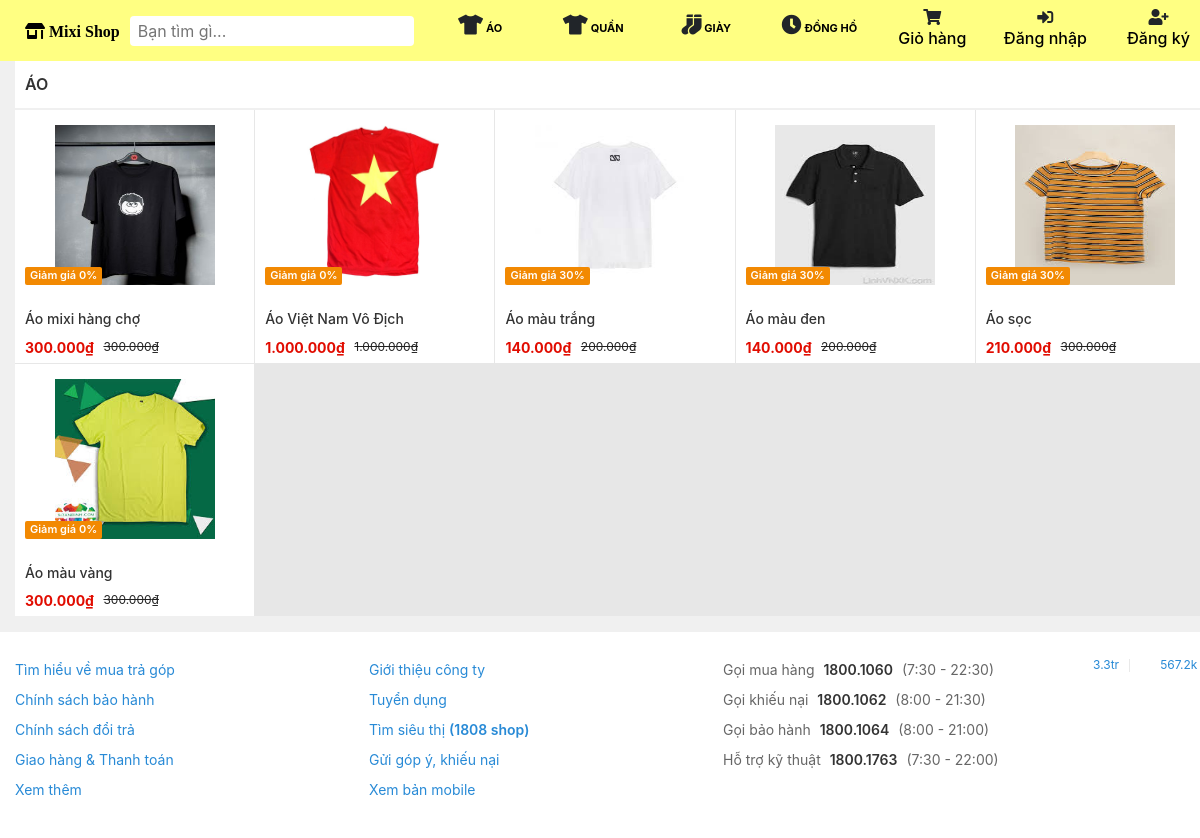
/doanchuyennganh/danh-muc-san-pham.php?id=8, run on the app's committed database.
### tables this page shows
CREATE TABLE `category` (
  `id` int(11) NOT NULL,
  `name` varchar(100) DEFAULT NULL,
  `slug` varchar(100) DEFAULT NULL,
  `images` varchar(100) DEFAULT NULL,
  `banner` varchar(100) DEFAULT NULL,
  `active` tinyint(4) DEFAULT 0,
  `status` tinyint(4) DEFAULT 1,
  `class` varchar(100) NOT NULL,
  `created_at` timestamp NOT NULL DEFAULT current_timestamp(),
  `updated_at` timestamp NOT NULL DEFAULT current_timestamp() ON UPDATE current_timestamp()
);

CREATE TABLE `product` (
  `id` int(11) NOT NULL,
  `name` varchar(100) DEFAULT NULL,
  `slug` varchar(100) DEFAULT NULL,
  `price` int(11) DEFAULT NULL,
  `sale` tinyint(4) DEFAULT 0,
  `thunbar` varchar(100) DEFAULT NULL,
  `category_id` int(11) DEFAULT NULL,
  `pay` int(11) DEFAULT 0,
  `content` text DEFAULT NULL,
  `number` int(11) NOT NULL DEFAULT 0,
  `head` int(11) DEFAULT 0,
  `view` int(11) DEFAULT 0,
  `hot` tinyint(4) DEFAULT 0,
  `created_at` timestamp NULL DEFAULT NULL,
  `updated_at` timestamp NULL DEFAULT NULL ON UPDATE current_timestamp()
);

### doanchuyennganh/lib/funtion.php (called while the page is built, shortened)
<?php
function getInput($string)
{
    return isset($_GET[$string]) ? $_GET[$string] : '';
}
function base_url()
{
    return $url = "http://localhost:8080/cuoiky/";
}
function uploads()
{
    return base_url() . "public/uploads/";
}
function fomatPrice($number)
{
    $number = intval($number);
    return number_format($number, 0, ",", ".");
}
function formatPriceSale($number, $sale)
{
    $number = intval($number);
    $sale = intval($sale);
    $price = $number * (100 - $sale) / 100;
    return fomatPrice($price);
}

### doanchuyennganh/lib/database.php (called while the page is built, shortened)
<?php
class Database
{
    public $link;
    public function __construct()
    {
        $this->link = mysqli_connect("localhost:3306", "root", "", "cuoiky") or die();
        mysqli_set_charset($this->link, "utf8");
    }
    public function fetchsql($sql)
    {
        $result = mysqli_query($this->link, $sql) or die("Lỗi  truy vấn sql " . mysqli_error($this->link));
        $data = [];
        if ($result) {
            while ($num = mysqli_fetch_assoc($result)) {
                $data[] = $num;
            }
        }
        return $data;
    }
    public function fetchID($table, $id)
    {
        $sql = "SELECT * FROM {$table} WHERE id = $id ";
        $result = mysqli_query($this->link, $sql) or die("Lỗi  truy vấn fetchID " . mysqli_error($this->link));
        return mysqli_fetch_assoc($result);
    }
    public function fetchAll($table)
    {
        $sql = "SELECT * FROM {$table} WHERE 1";
        $result = mysqli_query($this->link, $sql) or die("Lỗi Truy Vấn fetchAll " . mysqli_error($this->link));
        $data = [];
        if ($result) {
            while ($num = mysqli_fetch_assoc($result)) {
                $data[] = $num;
            }
        }
        return $data;
    }
}

### doanchuyennganh/autoload/autoload.php (called while the page is built, shortened)
<?php
require_once __DIR__ . "/../lib/database.php";
require_once __DIR__ . "/../lib/funtion.php";
$db = new Database;
$category = $db->fetchAll("category");
$product = $db->fetchAll("product");

### doanchuyennganh/danh-muc-san-pham.php (the view)
    <?php
require_once __DIR__ . "/autoload/autoload.php";
$id = intval(getInput('id'));
$editCategory = $db->fetchID("category", $id);
$sql = "Select * from product where category_id = $id ";
$product = $db->fetchsql($sql);
?>
   <?php require_once __DIR__ . "/layouts/header.php";?>
  <section class="shock-product">
        <div class="container">
            <div class="inner clearfix" >
                <div class="head">
                    <h2 class="head-title"><?php echo $editCategory['name'] ?></h2>
                </div>
                <div class="list-product">
                    <ul>
                        <?php foreach ($product as $item): ?>
                            <li>
                            <div class="item-product">
                                <a href="chi-tiet-san-pham.php?id=<?php echo $item['id'] ?>">
                                    <img src="<?php echo uploads() ?>product/<?php echo $item['thunbar'] ?>" class="product-img hover">
                                    <h3 class="product-title"><?php echo $item['name'] ?></h3>
                                    <div class="product-price">
                                       <strong> <?php echo formatPriceSale($item['price'], $item['sale']) ?>₫</strong>
                                        <span><?php echo fomatPrice($item['price']) ?>₫</span>
                                    </div>
                                    <label for="" class="installment">Giảm giá <?php echo $item['sale'] ?>%</label>
                                </a>
                            </div>
                        </li>
                        <?php endforeach?>
                    </ul>
                </div>
            </div>
        </div>
    </section>
    <?php require_once __DIR__ . "/layouts/footer.php";?>

### doanchuyennganh/layouts/header.php (shortened to what this page needs)
<!DOCTYPE html>
<html lang="en">
<head>
    <link rel="stylesheet" href="https://stackpath.bootstrapcdn.com/bootstrap/4.3.1/css/bootstrap.min.css">
    <link href="https://stackpath.bootstrapcdn.com/font-awesome/4.7.0/css/font-awesome.min.css" rel="stylesheet">
    <link rel="stylesheet" href="public/frontend/assets/sass/main.css">
    <link rel="stylesheet" href="public/frontend/assets/css/dist/assets/owl.carousel.min.css">
    <link rel="stylesheet" href="public/frontend/assets/css/dist/assets/owl.theme.default.min.css">
    <link href="<?php echo base_url() ?>public/admin/vendor/fontawesome-free/css/all.min.css" rel="stylesheet" type="text/css">
</head>
<body>
         <section class="header" style="background-color: rgb(255, 255, 130)">
                <div class="container">
                    <div class="header-search" style="background-color: rgb(255, 255, 130)">
                        <div>
                            <a href="index.php" class="fas fa-store-alt" style="color:black;font-weight:bold"> Mixi Shop</a>
                        </div>
                         <form class="search-input form-group">
                            <input type="text" class="form-input input-search" placeholder="Bạn tìm gì...">
                            <button class="search-button">
                                <i class="search-icon"></i>
                            </button>
                        </form>
                    </div>
                    <nav class="nav">
                        <ul>
                            <?php foreach ($category as $item): ?>
                                <li class="nav-item">
                                <h3 class="nav-item-title" style="padding-top:10px">
                                    <i class="<?php echo $item['class'] ?>" style="font-size:20px"></i>
                                  <a style="color: black; font-weight: bold;" href="danh-muc-san-pham.php?id=<?php echo $item['id'] ?>">
                                    <?php echo $item['name'] ?></a>
                                </h3>
                                </li>
                            <?php endforeach?>
                             <li class="nav-item" style="text-align: center;">
                                <i class="fa fa-shopping-cart"></i>
                                <h6> <a href="gio-hang.php" style="color: black;"> Giỏ hàng</a></h6>
                            </li>
                            <?php if (isset($_SESSION['name_user'])): ?>
                            <li class="nav-item" style="width: auto; text-align: center;" >
                                    <i  class="fa fa-user"></i>
                                   <div class="dropdown show">
                                        <a style="color: black;" href="" role="button" id="dropdownMenuLink" data-toggle="dropdown" aria-haspopup="true" aria-expanded="false">
                                        <?php echo $_SESSION['name_user']; ?>
                                        </a>
                                      <div class="dropdown-menu" aria-labelledby="dropdownMenuLink">
                                        <a class="dropdown-item" href="#">Thông tin</a>
                                        <a class="dropdown-item" href="dang-xuat.php">Đăng xuất</a>
                                     </div>
                                </div>
                            </li>
                            <?php else: ?>
                                <li class="nav-item" style="text-align: center;">
                                    <i class="fas fa-sign-in-alt"></i>
                                    <h6>
                                       <a href="dang-nhap.php" style="color: black; "> Đăng nhập</a>
                                   </h6>
                               </li>
                              <li class="nav-item" style="text-align: center;">
                                <i  class="fa fa-user-plus"></i>
                                <h6>
                                   <a href="dang-ki.php" style="color: black;"> Đăng ký</a>
                               </h6>
                            </li>
                            <?php endif?>
                        </ul>
                    </nav>
                </div>
            </section>

### doanchuyennganh/public/frontend/assets/sass/main.css (style rules this page uses)
* { margin: 0; padding: 0; }
body { background-color: #f0f0f0; }
li { list-style-type: none; }
a { color: #ffffff; }
h3, h2 { margin-bottom: 0; }
.container { width: 1200px; -webkit-box-sizing: content-box; box-sizing: content-box; }
body { position: relative; }
@media (min-width: 1200px) { .container { max-width: 1200px !important; } }
.header { background-color: aquamarine; }
.header .container { display: -ms-grid; display: grid; -ms-grid-columns: auto 1fr; grid-template-columns: auto 1fr; }
.header-search { background-color: #000000; display: -webkit-box; display: -ms-flexbox; display: flex; -webkit-box-align: center; -ms-flex-align: center; align-items: center; padding: 10px; }
.search-input { margin-left: 10px; margin-bottom: 0 !important; display: -webkit-box; display: -ms-flexbox; display: flex; -webkit-box-align: center; -ms-flex-align: center; align-items: center; }
.input-search { padding: 3px 0 3px 8px; border-radius: 4px 0 0 4px; border: none; }
.search-button { height: 30px; border: none; background-color: #ffffff; padding-right: 8px; border-radius: 0 4px 4px 0; }
.search-icon { background-image: url("https://cdn.thegioididong.com/v2015/Content/desktop/images/V4/icondesktop@1x.png?v=001"); background-position: -160px 0; width: 20px; height: 20px; display: block; }
.nav > ul { -ms-flex-pack: distribute; justify-content: space-around; margin-bottom: 0; }
.nav-item { padding-top: 5px; padding-bottom: 5px; width: 12.5%; cursor: pointer; }
.product-img { margin: 15px auto; height: 160px; width: 160px; }
.inner > .head { display: -webkit-box; display: -ms-flexbox; display: flex; -webkit-box-pack: justify; -ms-flex-pack: justify; justify-content: space-between; }
.nav-item-title { text-transform: uppercase; font-size: 11px; text-align: center; }
.nav ul { display: -webkit-box; display: -ms-flexbox; display: flex; height: 100%; width: 100%; }
.item-product { background-color: #ffffff; }
.item-product > a { display: inline-block; width: 100%; }
.product-title { margin-top: 25px; line-height: 1.3em; font-size: 14px; color: #333; padding: 0 10px; }
.product-price { padding: 5px 10px 5px 10px; }
.product-price > strong { font-size: 14px; color: #e10c00; line-height: 15px; vertical-align: middle; }
.product-price > span { display: inline-block; vertical-align: middle; font-size: 12px; text-decoration: line-through; margin-left: 5px; color: #222; }
.product-shock-price, .installment, .product-new, .product-discount, .accessory-per { display: inline-block; position: absolute; top: 142px; left: 10px; font-size: 11px; color: #fff; font-weight: 600; background: #3fb846; border-radius: 2px; padding: 0 5px; height: 18px; }
.installment { background: #f28902; }
.head { border-bottom: 2px solid #f0f0f0; }
.head-title { font-size: 16px; color: #333333; font-weight: 600; padding: 14px 10px; text-transform: uppercase; }
.list-product > ul { display: -ms-grid; display: grid; -ms-grid-columns: (1fr)[5]; grid-template-columns: repeat(5, 1fr); grid-gap: 1px; background-color: #e7e7e7; grid-auto-rows: 1fr; }
.list-product > ul > li { background-color: #ffffff; }
.item-product > a { position: relative; display: block; }
.product-img { margin-left: auto; margin-right: auto; display: block; }
.hover { position: relative; -webkit-transition: all 0.3s; transition: all 0.3s; }
.inner { background-color: #ffffff; }

### data on the page
category: name "ÁO"
category: name "QUẦN"
category: name "GIÀY"
category: name "ĐỒNG HỒ"
product: thunbar (picture), name "Áo mixi hàng chợ", formatPriceSale($item['price'], $item['sale']) "300.000", price "300.000", sale "0"
product: thunbar (picture), name "Áo Việt Nam Vô Địch", formatPriceSale($item['price'], $item['sale']) "1.000.000", price "1.000.000", sale "0"
product: thunbar (picture), name "Áo màu trắng", formatPriceSale($item['price'], $item['sale']) "140.000", price "200.000", sale "30"
product: thunbar (picture), name "Áo màu đen", formatPriceSale($item['price'], $item['sale']) "140.000", price "200.000", sale "30"
product: thunbar (picture), name "Áo sọc", formatPriceSale($item['price'], $item['sale']) "210.000", price "300.000", sale "30"
product: thunbar (picture), name "Áo màu vàng", formatPriceSale($item['price'], $item['sale']) "300.000", price "300.000", sale "0"
